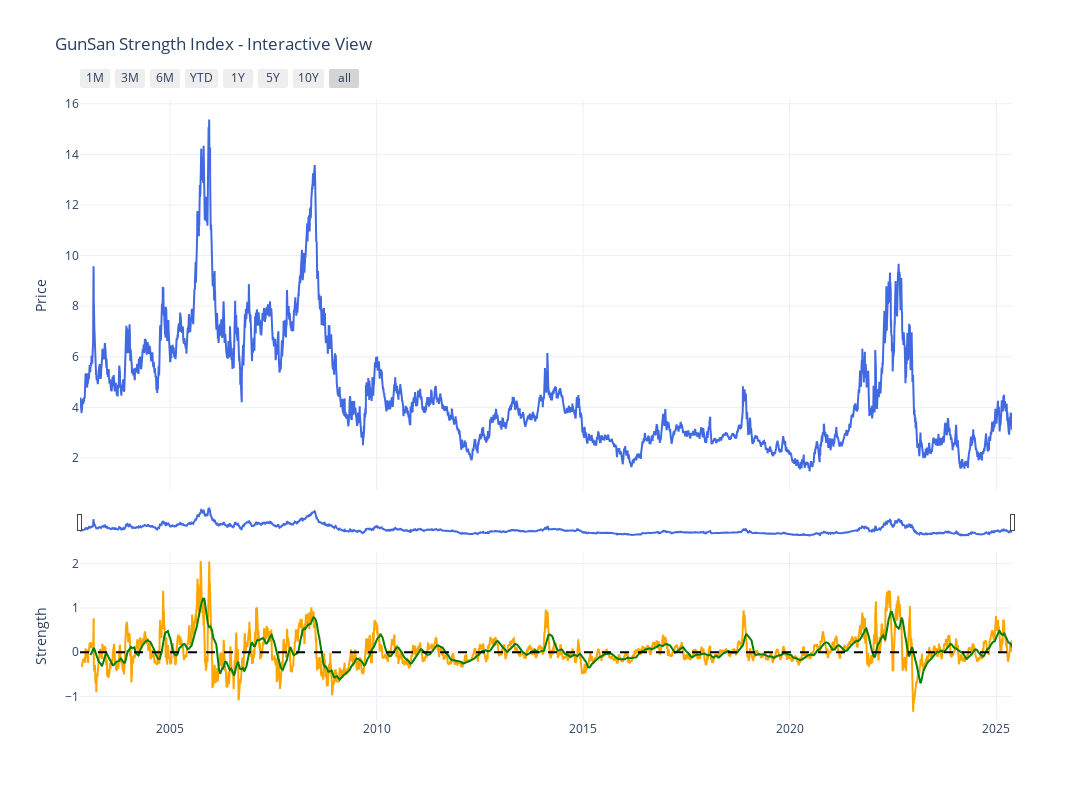

Notebook code cell kept with this figure:
### Code cell
plot_gunsan_strength(df)

### Figure 1 — Plotly figure (JSON) as saved in the notebook; plotly's stock layout.template omitted (floating-point values rounded to 4 significant figures; data arrays with more than 128 entries replaced by an {"elided": "..."} marker saying what was removed)
{"data": [{"line": {"color": "royalblue"}, "mode": "lines", "name": "Close Price", "type": "scatter", "x": {"elided": "5670 str values"}, "xaxis": "x", "y": {"elided": "5670 float values"}, "yaxis": "y"}, {"line": {"color": "orange"}, "mode": "lines", "name": "Technical Strength", "type": "scatter", "x": {"elided": "5670 str values"}, "xaxis": "x2", "y": {"elided": "5670 float values"}, "yaxis": "y2"}, {"line": {"color": "green"}, "mode": "lines", "name": "Signal Line", "type": "scatter", "x": {"elided": "5670 str values"}, "xaxis": "x2", "y": {"elided": "5670 float values"}, "yaxis": "y2"}, {"line": {"color": "black", "dash": "dash"}, "mode": "lines", "name": "Zero Line", "showlegend": false, "type": "scatter", "x": {"elided": "5670 str values"}, "xaxis": "x2", "y": {"elided": "5670 int values"}, "yaxis": "y2"}], "layout": {"height": 800, "hovermode": "x unified", "hoversubplots": "axis", "legend": {"orientation": "h", "x": 0.5, "xanchor": "center", "y": -0.3, "yanchor": "bottom"}, "showlegend": false, "title": {"text": "GunSan Strength Index - Interactive View"}, "width": 1600, "xaxis": {"anchor": "y", "domain": [0, 1], "matches": "x2", "rangeselector": {"buttons": [{"count": 1, "label": "1M", "step": "month", "stepmode": "backward"}, {"count": 3, "label": "3M", "step": "month", "stepmode": "backward"}, {"count": 6, "label": "6M", "step": "month", "stepmode": "backward"}, {"count": 1, "label": "YTD", "step": "year", "stepmode": "todate"}, {"count": 1, "label": "1Y", "step": "year", "stepmode": "backward"}, {"count": 5, "label": "5Y", "step": "year", "stepmode": "backward"}, {"count": 10, "label": "10Y", "step": "year", "stepmode": "backward"}, {"step": "all"}]}, "rangeslider": {"thickness": 0.05, "visible": true}, "showticklabels": false, "type": "date"}, "xaxis2": {"anchor": "y2", "domain": [0, 1], "matches": "x", "type": "date"}, "yaxis": {"anchor": "x", "domain": [0.37, 1], "title": {"text": "Price"}}, "yaxis2": {"anchor": "x2", "domain": [0, 0.27], "title": {"text": "Strength"}}}}
